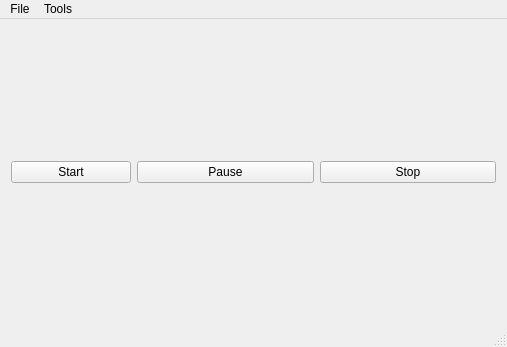
<?xml version="1.0" encoding="UTF-8"?>
<ui version="4.0">
 <class>MainWindow</class>
 <widget class="QMainWindow" name="MainWindow">
  <property name="geometry">
   <rect>
    <x>0</x>
    <y>0</y>
    <width>507</width>
    <height>347</height>
   </rect>
  </property>
  <property name="windowTitle">
   <string>MainWindow</string>
  </property>
  <widget class="QWidget" name="centralWidget">
   <property name="sizePolicy">
    <sizepolicy hsizetype="Expanding" vsizetype="Expanding">
     <horstretch>0</horstretch>
     <verstretch>0</verstretch>
    </sizepolicy>
   </property>
   <layout class="QHBoxLayout" name="horizontalLayout_2">
    <item>
     <layout class="QHBoxLayout" name="horizontalLayout">
      <property name="sizeConstraint">
       <enum>QLayout::SetMinAndMaxSize</enum>
      </property>
      <item>
       <layout class="QVBoxLayout" name="verticalLayout">
        <item>
         <layout class="QHBoxLayout" name="buttonsLayout">
          <item>
           <widget class="QPushButton" name="startButton">
            <property name="minimumSize">
             <size>
              <width>120</width>
              <height>0</height>
             </size>
            </property>
            <property name="maximumSize">
             <size>
              <width>120</width>
              <height>16777215</height>
             </size>
            </property>
            <property name="text">
             <string>Start</string>
            </property>
           </widget>
          </item>
          <item>
           <widget class="QPushButton" name="pauseButton">
            <property name="text">
             <string>Pause</string>
            </property>
           </widget>
          </item>
          <item>
           <widget class="QPushButton" name="stopButton">
            <property name="text">
             <string>Stop</string>
            </property>
           </widget>
          </item>
         </layout>
        </item>
       </layout>
      </item>
     </layout>
    </item>
   </layout>
  </widget>
  <widget class="QMenuBar" name="menuBar">
   <property name="geometry">
    <rect>
     <x>0</x>
     <y>0</y>
     <width>507</width>
     <height>21</height>
    </rect>
   </property>
   <widget class="QMenu" name="menuFile">
    <property name="title">
     <string>File</string>
    </property>
    <addaction name="separator"/>
    <addaction name="actionSave"/>
    <addaction name="actionLoad"/>
    <addaction name="separator"/>
    <addaction name="actionExit"/>
   </widget>
   <widget class="QMenu" name="menuTools">
    <property name="title">
     <string>Tools</string>
    </property>
    <addaction name="actionShowTable"/>
   </widget>
   <addaction name="menuFile"/>
   <addaction name="menuTools"/>
  </widget>
  <widget class="QStatusBar" name="statusBar"/>
  <action name="actionSave">
   <property name="text">
    <string>Save</string>
   </property>
   <property name="shortcut">
    <string/>
   </property>
   <property name="shortcutContext">
    <enum>Qt::WindowShortcut</enum>
   </property>
  </action>
  <action name="actionLoad">
   <property name="text">
    <string>Load</string>
   </property>
  </action>
  <action name="actionExit">
   <property name="text">
    <string>Exit</string>
   </property>
  </action>
  <action name="actionShowTable">
   <property name="text">
    <string>Calculated data</string>
   </property>
  </action>
 </widget>
 <layoutdefault spacing="6" margin="11"/>
 <resources/>
 <connections>
  <connection>
   <sender>startButton</sender>
   <signal>clicked()</signal>
   <receiver>MainWindow</receiver>
   <slot>startClicked()</slot>
   <hints>
    <hint type="sourcelabel">
     <x>83</x>
     <y>169</y>
    </hint>
    <hint type="destinationlabel">
     <x>82</x>
     <y>269</y>
    </hint>
   </hints>
  </connection>
  <connection>
   <sender>pauseButton</sender>
   <signal>clicked()</signal>
   <receiver>MainWindow</receiver>
   <slot>pauseClicked()</slot>
   <hints>
    <hint type="sourcelabel">
     <x>246</x>
     <y>176</y>
    </hint>
    <hint type="destinationlabel">
     <x>246</x>
     <y>260</y>
    </hint>
   </hints>
  </connection>
  <connection>
   <sender>stopButton</sender>
   <signal>clicked()</signal>
   <receiver>MainWindow</receiver>
   <slot>stopClicked()</slot>
   <hints>
    <hint type="sourcelabel">
     <x>365</x>
     <y>175</y>
    </hint>
    <hint type="destinationlabel">
     <x>366</x>
     <y>268</y>
    </hint>
   </hints>
  </connection>
 </connections>
 <slots>
  <slot>startClicked()</slot>
  <slot>pauseClicked()</slot>
  <slot>stopClicked()</slot>
 </slots>
</ui>
